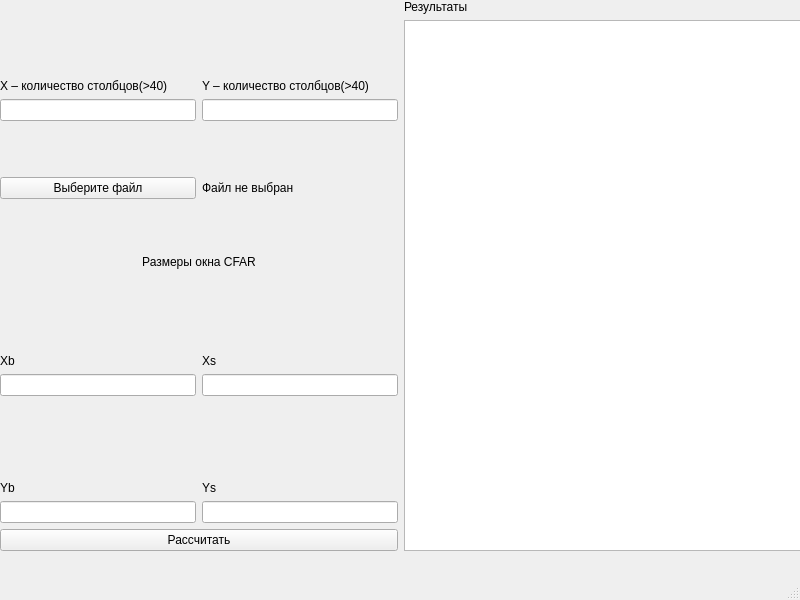
<?xml version="1.0" encoding="UTF-8"?>
<ui version="4.0">
 <class>MainWindow</class>
 <widget class="QMainWindow" name="MainWindow">
  <property name="geometry">
   <rect>
    <x>0</x>
    <y>0</y>
    <width>800</width>
    <height>600</height>
   </rect>
  </property>
  <property name="windowTitle">
   <string>MainWindow</string>
  </property>
  <widget class="QWidget" name="centralwidget">
   <widget class="QWidget" name="horizontalLayoutWidget">
    <property name="geometry">
     <rect>
      <x>0</x>
      <y>0</y>
      <width>801</width>
      <height>551</height>
     </rect>
    </property>
    <layout class="QHBoxLayout" name="horizontalLayout">
     <item>
      <layout class="QVBoxLayout" name="verticalLayout">
       <item>
        <layout class="QHBoxLayout" name="horizontalLayout_3">
         <item>
          <layout class="QVBoxLayout" name="verticalLayout_3">
           <item>
            <widget class="QLabel" name="label_2">
             <property name="sizePolicy">
              <sizepolicy hsizetype="Preferred" vsizetype="Preferred">
               <horstretch>0</horstretch>
               <verstretch>0</verstretch>
              </sizepolicy>
             </property>
             <property name="text">
              <string>X – количество столбцов(&gt;40)</string>
             </property>
             <property name="alignment">
              <set>Qt::AlignmentFlag::AlignBottom|Qt::AlignmentFlag::AlignLeading|Qt::AlignmentFlag::AlignLeft</set>
             </property>
            </widget>
           </item>
           <item>
            <widget class="QLineEdit" name="lineX"/>
           </item>
          </layout>
         </item>
         <item>
          <layout class="QVBoxLayout" name="verticalLayout_4">
           <item>
            <widget class="QLabel" name="label_3">
             <property name="toolTipDuration">
              <number>10</number>
             </property>
             <property name="text">
              <string>Y – количество столбцов(&gt;40)</string>
             </property>
             <property name="alignment">
              <set>Qt::AlignmentFlag::AlignBottom|Qt::AlignmentFlag::AlignLeading|Qt::AlignmentFlag::AlignLeft</set>
             </property>
            </widget>
           </item>
           <item>
            <widget class="QLineEdit" name="lineY"/>
           </item>
          </layout>
         </item>
        </layout>
       </item>
       <item>
        <layout class="QHBoxLayout" name="horizontalLayout_4">
         <item>
          <widget class="QPushButton" name="ChooseFile">
           <property name="text">
            <string>Выберите файл</string>
           </property>
          </widget>
         </item>
         <item>
          <widget class="QLabel" name="ChoosenFile">
           <property name="text">
            <string>Файл не выбран</string>
           </property>
          </widget>
         </item>
        </layout>
       </item>
       <item>
        <widget class="QLabel" name="label_8">
         <property name="enabled">
          <bool>true</bool>
         </property>
         <property name="sizePolicy">
          <sizepolicy hsizetype="Minimum" vsizetype="Fixed">
           <horstretch>0</horstretch>
           <verstretch>0</verstretch>
          </sizepolicy>
         </property>
         <property name="toolTip">
          <string/>
         </property>
         <property name="text">
          <string>Размеры окна CFAR</string>
         </property>
         <property name="alignment">
          <set>Qt::AlignmentFlag::AlignCenter</set>
         </property>
         <property name="wordWrap">
          <bool>false</bool>
         </property>
        </widget>
       </item>
       <item>
        <layout class="QHBoxLayout" name="horizontalLayout_7">
         <item>
          <layout class="QVBoxLayout" name="verticalLayout_7">
           <item>
            <widget class="QLabel" name="label_6">
             <property name="sizePolicy">
              <sizepolicy hsizetype="Preferred" vsizetype="Preferred">
               <horstretch>0</horstretch>
               <verstretch>0</verstretch>
              </sizepolicy>
             </property>
             <property name="text">
              <string>Xb</string>
             </property>
             <property name="alignment">
              <set>Qt::AlignmentFlag::AlignBottom|Qt::AlignmentFlag::AlignLeading|Qt::AlignmentFlag::AlignLeft</set>
             </property>
            </widget>
           </item>
           <item>
            <widget class="QLineEdit" name="lineXb"/>
           </item>
          </layout>
         </item>
         <item>
          <layout class="QVBoxLayout" name="verticalLayout_8">
           <item>
            <widget class="QLabel" name="label_7">
             <property name="toolTipDuration">
              <number>10</number>
             </property>
             <property name="text">
              <string>Xs</string>
             </property>
             <property name="alignment">
              <set>Qt::AlignmentFlag::AlignBottom|Qt::AlignmentFlag::AlignLeading|Qt::AlignmentFlag::AlignLeft</set>
             </property>
            </widget>
           </item>
           <item>
            <widget class="QLineEdit" name="lineXs"/>
           </item>
          </layout>
         </item>
        </layout>
       </item>
       <item>
        <layout class="QHBoxLayout" name="horizontalLayout_6">
         <item>
          <layout class="QVBoxLayout" name="verticalLayout_5">
           <item>
            <widget class="QLabel" name="label_4">
             <property name="sizePolicy">
              <sizepolicy hsizetype="Preferred" vsizetype="Preferred">
               <horstretch>0</horstretch>
               <verstretch>0</verstretch>
              </sizepolicy>
             </property>
             <property name="text">
              <string>Yb</string>
             </property>
             <property name="alignment">
              <set>Qt::AlignmentFlag::AlignBottom|Qt::AlignmentFlag::AlignLeading|Qt::AlignmentFlag::AlignLeft</set>
             </property>
            </widget>
           </item>
           <item>
            <widget class="QLineEdit" name="lineYb"/>
           </item>
          </layout>
         </item>
         <item>
          <layout class="QVBoxLayout" name="verticalLayout_6">
           <item>
            <widget class="QLabel" name="label_5">
             <property name="toolTipDuration">
              <number>10</number>
             </property>
             <property name="text">
              <string>Ys</string>
             </property>
             <property name="alignment">
              <set>Qt::AlignmentFlag::AlignBottom|Qt::AlignmentFlag::AlignLeading|Qt::AlignmentFlag::AlignLeft</set>
             </property>
            </widget>
           </item>
           <item>
            <widget class="QLineEdit" name="lineYs"/>
           </item>
          </layout>
         </item>
        </layout>
       </item>
       <item>
        <widget class="QPushButton" name="run">
         <property name="text">
          <string>Рассчитать</string>
         </property>
        </widget>
       </item>
      </layout>
     </item>
     <item>
      <layout class="QVBoxLayout" name="verticalLayout_9">
       <item>
        <widget class="QLabel" name="label">
         <property name="text">
          <string>Результаты</string>
         </property>
        </widget>
       </item>
       <item>
        <widget class="QTextEdit" name="results"/>
       </item>
      </layout>
     </item>
    </layout>
   </widget>
  </widget>
  <widget class="QMenuBar" name="menubar">
   <property name="geometry">
    <rect>
     <x>0</x>
     <y>0</y>
     <width>800</width>
     <height>21</height>
    </rect>
   </property>
  </widget>
  <widget class="QStatusBar" name="statusbar"/>
 </widget>
 <resources/>
 <connections/>
</ui>
